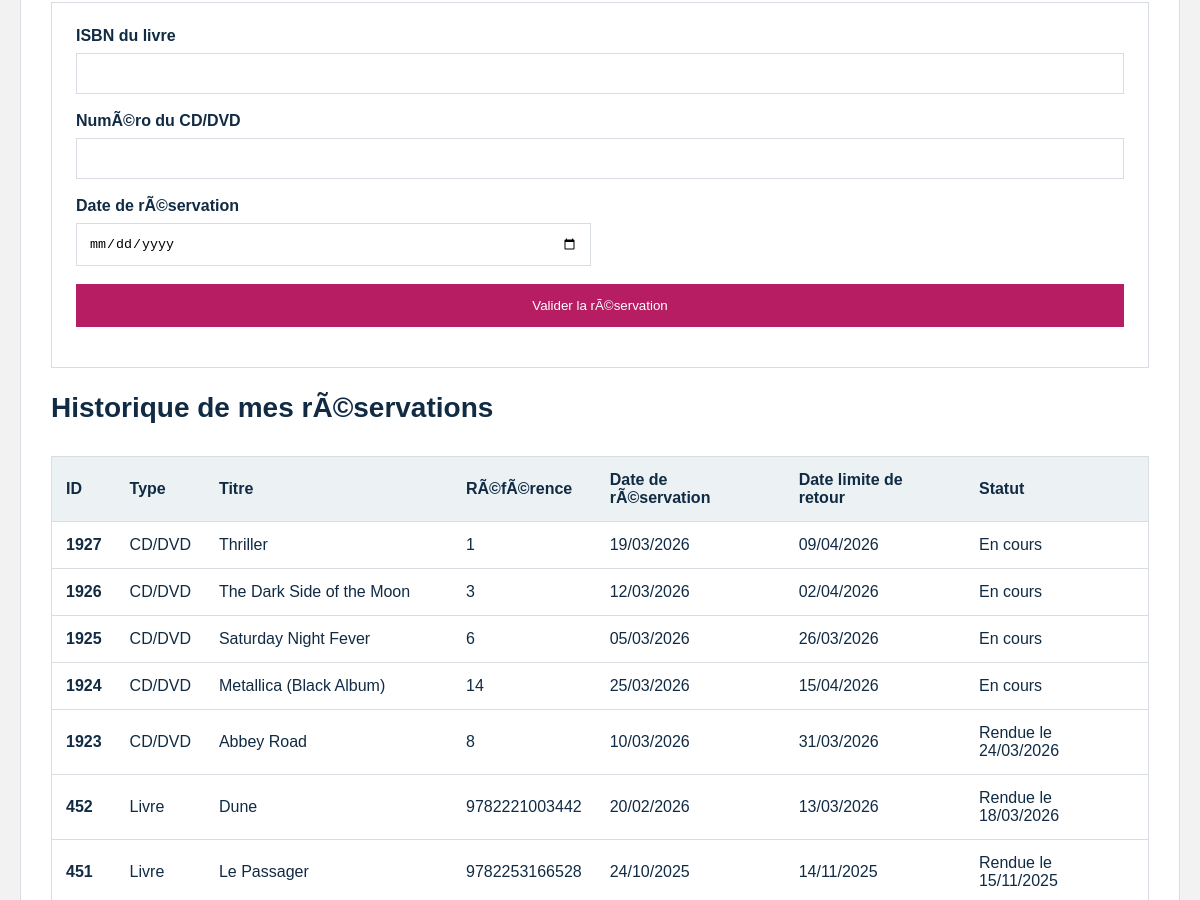
The page /reserver (signed in, middle part) on the database as committed earlier.
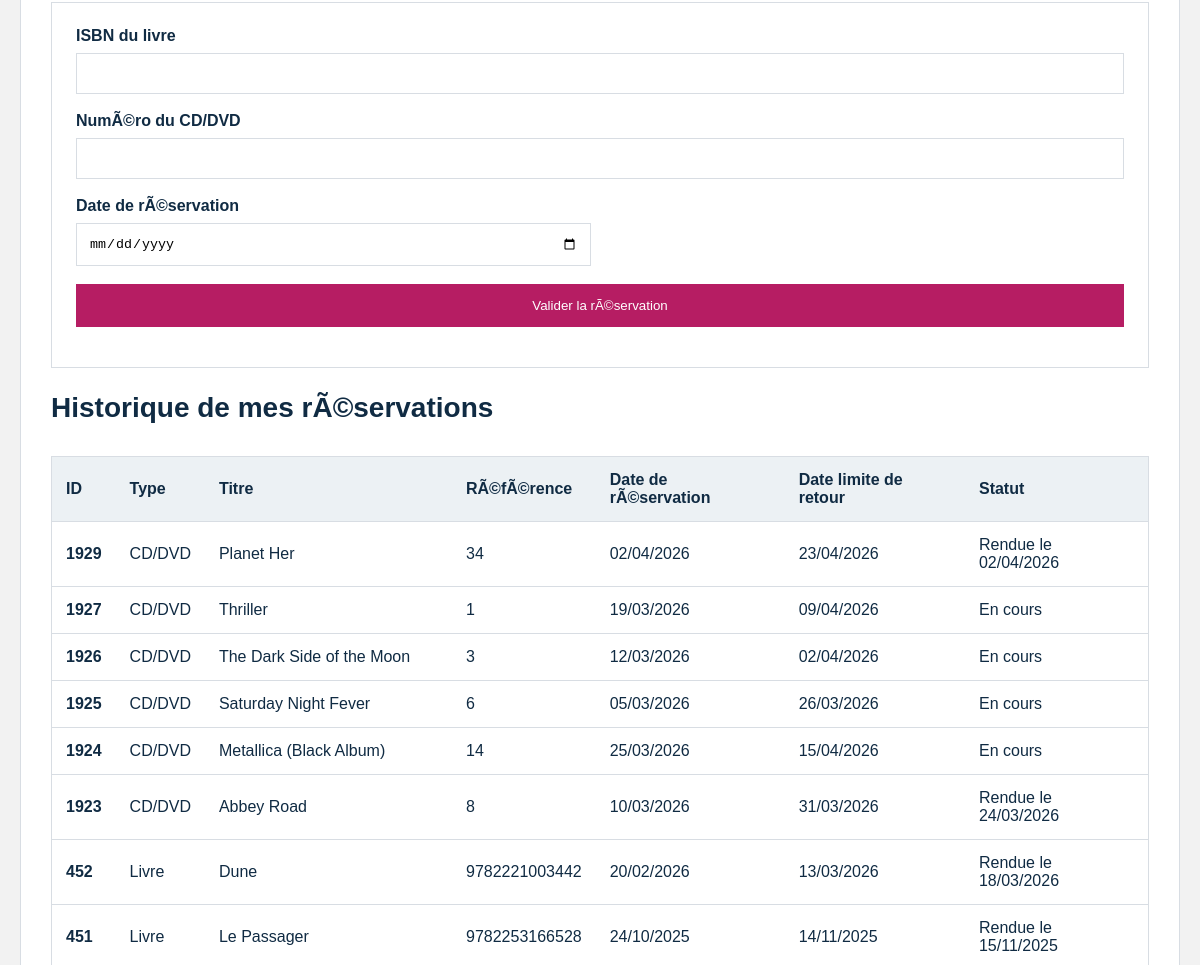
The same page on the database as committed later.
### tables this page shows
CREATE TABLE RESERVATION (id_reservation NUMERIC PRIMARY KEY, date_reservation TEXT, date_de_retour TEXT, "id_client" NUMERIC REFERENCES CLIENT (id_client), bibliotheque_retrait TEXT, date_limite_retour TEXT, date_retour_effective TEXT);

CREATE TABLE LIVRE (id_livre INTEGER PRIMARY KEY, nom_livre TEXT, auteur_livre TEXT, maison_edition_livre TEXT, annee_livre NUMERIC, id_categorie NUMERIC REFERENCES CATEGORIE (id_categorie), ISBN_livre NUMERIC, resume TEXT, image TEXT, disponibilité INTEGER, total_exemplaires INTEGER);

### main.py (the view, shortened to what this page needs)
@application.route("/reserver", methods=["GET", "POST"])
def reserver():
    redirection = verifier_connexion()
    if redirection:
        return redirection
    base = bdd()
    message = None
    erreur = None
    utilisateur_id = session["utilisateur"]["id"]
    def creer_resa():
        reservation_id = prochain_identifiant(base, "RESERVATION", "id_reservation")
        auj = date.today()
        base.execute(
            "INSERT INTO RESERVATION (id_reservation, date_reservation, date_de_retour, id_client, date_limite_retour, date_retour_effective) VALUES (?, ?, NULL, ?, ?, NULL)",
            (reservation_id, date_francaise(auj), utilisateur_id, date_francaise(auj + timedelta(days=21))),
        )
        return reservation_id
    historique = bdd().execute(
        """
        SELECT type_media, id_reservation, nom_media, reference_media, date_reservation, date_limite_retour, date_retour_effective
        FROM VUE_HISTORIQUE_RESERVATIONS
        WHERE id_client = ?
        ORDER BY id_reservation DESC
        """,
        (utilisateur_id,),
    ).fetchall()
    return render_template("reserver.html", message=message, erreur=erreur, historique=historique)

### def.py (called while the page is built)
def bdd(base_path=BASE_DONNEES):
    if "bdd" not in g:
        g.bdd = sqlite3.connect(base_path)
        g.bdd.row_factory = sqlite3.Row
    return g.bdd

def fermer_bdd(_erreur=None):
    connexion = g.pop("bdd", None)
    if connexion:
        connexion.close()

def faire_slug(texte):
    return "-".join(str(texte).strip().lower().split()) # permet de convertir un m eSSage en message

def categories_menu(base_path=BASE_DONNEES):
    try:
        lignes = bdd(base_path).execute(
            "SELECT id_categorie, nom_categorie FROM CATEGORIE ORDER BY id_categorie"
        ).fetchall()
    except Exception:
        return []
    return [
        {
            "id": l["id_categorie"],
            "nom": l["nom_categorie"],
            "categorie_url": faire_slug(l["nom_categorie"]),
        }
        for l in lignes
    ]

def verifier_connexion():
    if "utilisateur" not in session:
        return redirect(url_for("connexion", next=request.path))
    return None

def contexte_global(base_path=BASE_DONNEES):
    return {
        "utilisateur": session.get("utilisateur"),
        "admin_connecte": bool(session.get("admin")),
        "menu_categories": categories_menu(base_path),
    }

### templates/reserver.html (shortened to what this page needs)
﻿{% extends "base.html" %}
{% block content %}
<div class="formulaire">
    <form method="POST" action="{{ url_for('reserver') }}">
        <div class="grille-formulaire">
            <div class="champ-formulaire grand">
                <label for="isbn">ISBN du livre</label>
                <input type="text" id="isbn" name="isbn">
            </div>
            <div class="champ-formulaire grand">
                <label for="numero_cd_dvd">NumÃ©ro du CD/DVD</label>
                <input type="number" id="numero_cd_dvd" name="numero_cd_dvd" min="1">
            </div>
            <div class="champ-formulaire">
                <label for="date_reservation">Date de rÃ©servation</label>
                <input type="date" id="date_reservation" name="date_reservation">
            </div>
            <div class="champ-formulaire grand">
                <button type="submit">Valider la rÃ©servation</button>
            </div>
        </div>
    </form>
</div>
<h2>Historique de mes rÃ©servations</h2>
<div class="table-conteneur">
    <table class="tableau-horaires">
        <thead>
            <tr>
                <th>ID</th>
                <th>Type</th>
                <th>Titre</th>
                <th>RÃ©fÃ©rence</th>
                <th>Date de rÃ©servation</th>
                <th>Date limite de retour</th>
                <th>Statut</th>
            </tr>
        </thead>
        <tbody>
            {% for r in historique %}
            <tr>
                <td>{{ r["id_reservation"] }}</td>
                <td>{{ r["type_media"] }}</td>
                <td>{{ r["nom_media"] }}</td>
                <td>{{ r["reference_media"] }}</td>
                <td>{{ r["date_reservation"] }}</td>
                <td>{{ r["date_limite_retour"] or "-" }}</td>
                <td>
                    {% if r["date_retour_effective"] %}
                        Rendue le {{ r["date_retour_effective"] }}
                    {% else %}
                        En cours
                    {% endif %}
                </td>
            </tr>
            {% else %}
            <tr>
                <td colspan="7">Aucune rÃ©servation pour le moment.</td>
            </tr>
            {% endfor %}
        </tbody>
    </table>
</div>
{% endblock %}

Rows that differ between the two databases and show on the page:
added RESERVATION: id_reservation "1929", type_media "CD/DVD", nom_media "Planet Her", reference_media "34", date_reservation "02/04/2026", date_limite_retour "23/04/2026", date_retour_effective "02/04/2026"
